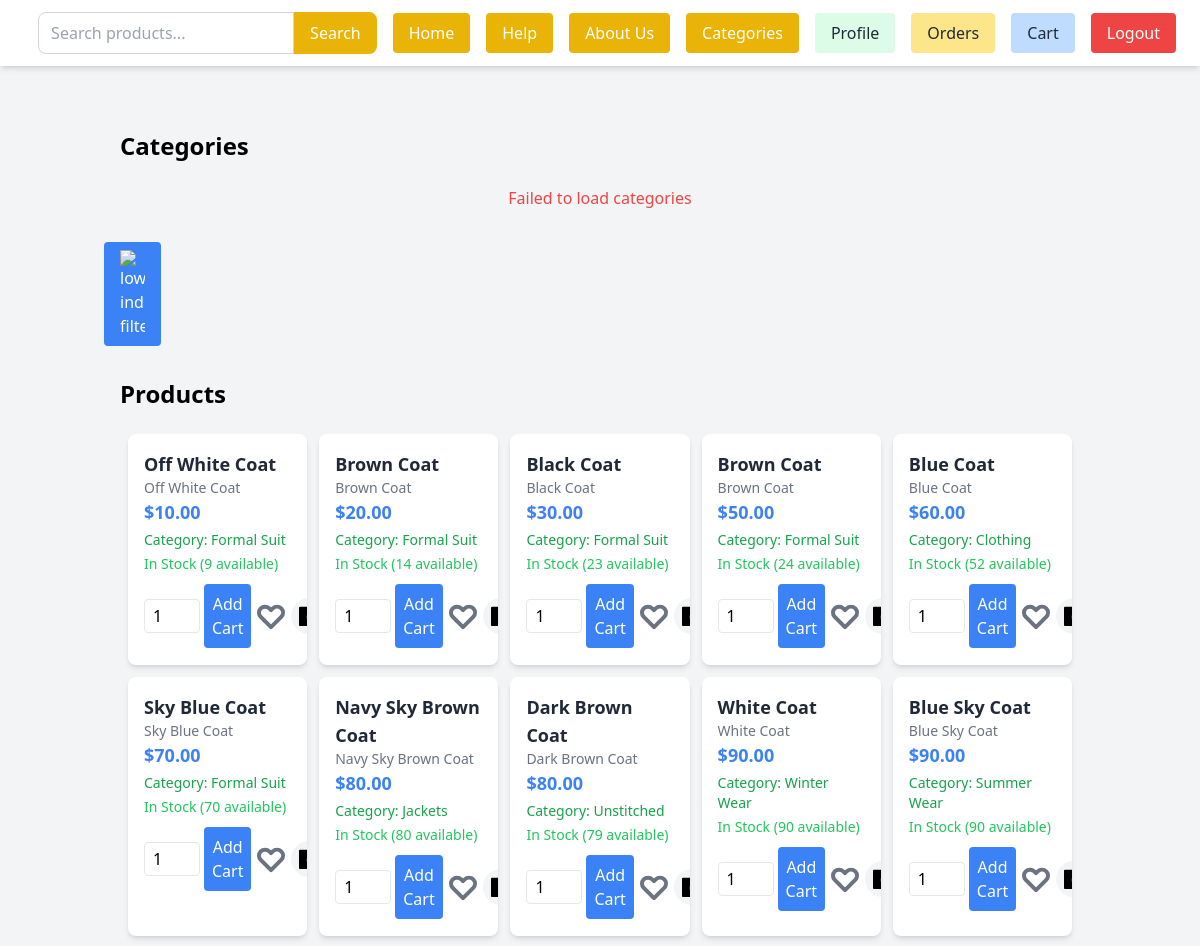
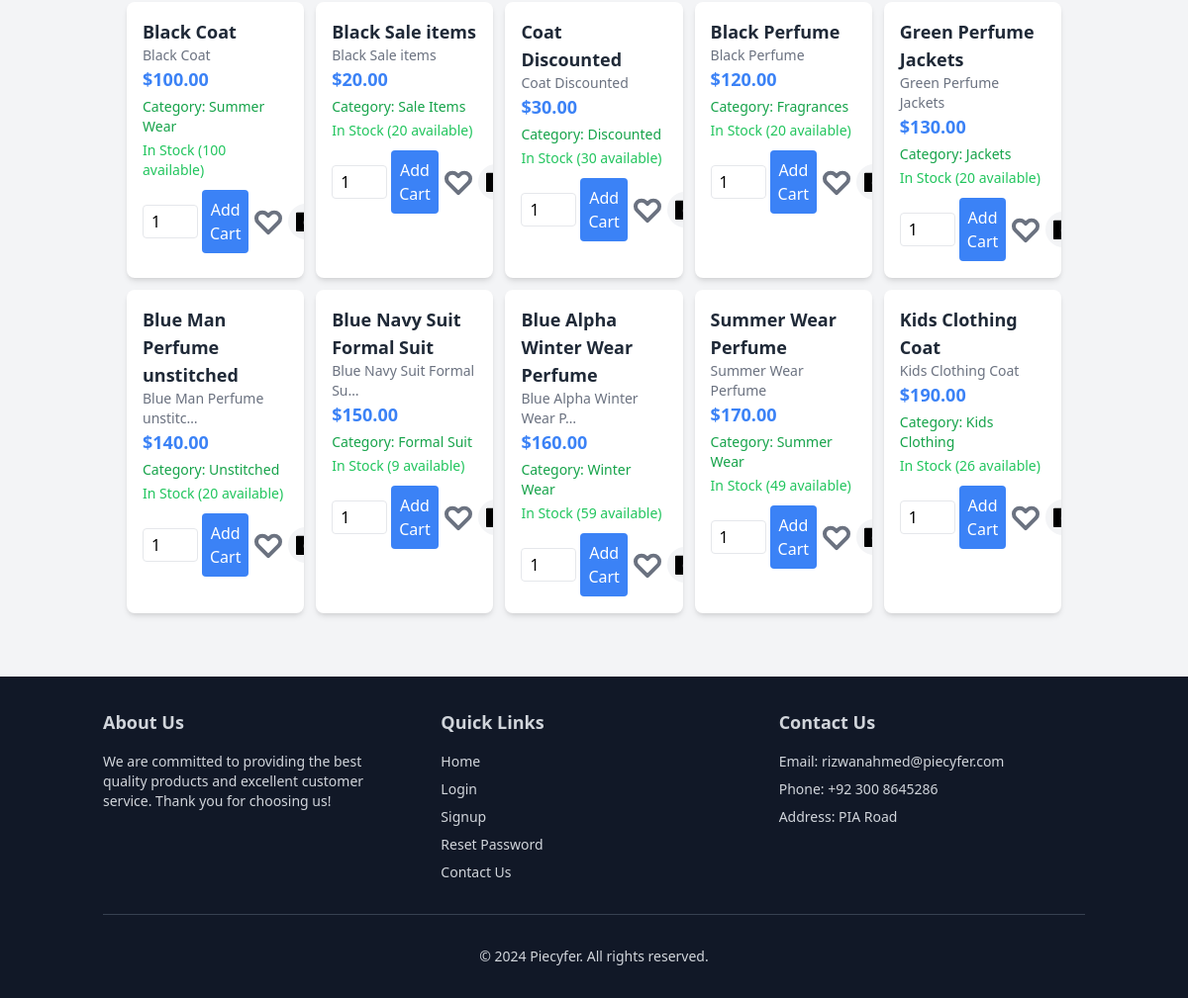
Page /dashboard/ (signed in) on the committed database (2 pictures, top to bottom).
### display/models.py (models this page shows, shortened)
class Product(models.Model):
    name = models.CharField(max_length=255)
    description = models.TextField(blank=True, null=True)
    price = models.DecimalField(max_digits=10, decimal_places=2 , validators=[validate_positive])
    stock = models.PositiveIntegerField(default=0 , validators=[validate_positive])
    image = CloudinaryField('product_image', blank=True, null=True)
    category = models.ForeignKey(Category, on_delete=models.CASCADE, related_name='products', null=True)
    merchant = models.ForeignKey(
        settings.AUTH_USER_MODEL,
        on_delete=models.CASCADE,
        null=True,
        blank=True,
        related_name="merchant_products"
    )
    created_at = models.DateTimeField(auto_now_add=True , null=True)
    updated_at = models.DateTimeField(auto_now=True, null=True)
    def __str__(self):
        return self.name

class Category(models.Model):
    name = models.CharField(max_length=255)
    description = models.TextField(blank=True, null=True)

### display/views.py (the view)
# urls.py: path("" , include('display.urls')), #dashboard
def display(request):
    products = Product.objects.all()
    print(products)
    print("Fetching products in display")
    current_site = get_current_site(request)
    protocol = 'https' if request.is_secure() else 'http'
    start_url = f'{protocol}://{current_site.domain}'
    if request.user.is_authenticated:
        user_watchlist = Watchlist.objects.filter(user=request.user).values_list('product_id', flat=True)
    else:
        user_watchlist = []
    for product in products:
        product.in_watchlist = product.id in user_watchlist
        print(f"product.in_watchlist {product.in_watchlist}")
    merchant_products = None
    if request.user.is_authenticated and request.user.role == 'merchant':
        merchant_products = Product.objects.filter(merchant=request.user)
        print(f"Merchant products for {request.user}: {merchant_products}")
        return render(request, 'display/index.html', {
        'merchant_products': merchant_products,
    })
    else:
        return render(request, 'display/index.html', {
        'products': products,
        'start_url': start_url
    })

### display/context_processors.py (called while the page is built)
def categories(request):
    return {
        'categories': Category.objects.all()
    }

### display/templates/display/index.html (shortened to what this page needs)
{% extends 'base.html' %}
{% load static %}
{% load cloudinary %}
{% block content %}
{% if user.role == 'normal' %}
<div class="container mx-auto px-4 py-8">
  <h2 class="text-2xl font-bold mb-6">Categories</h2>
  <div id="categoriesContainer" class="flex flex-wrap gap-4 justify-center items-center">
  </div>
</div>
{% endif %}
{% if user.role == 'normal' %}
<button id="filterButton" class="bg-blue-500 text-white px-4 py-2 rounded hover:bg-blue-600 flex items-center justify-center">
  <img width="25" height="30" src="https://img.icons8.com/matisse/100/low-indicator-filter.png" alt="low-indicator-filter"/>
</button>
{% endif %}
{% load social_share %}
<div class="container mx-auto px-4 py-8">
  {% if user.role == 'normal' %}
  <h2 class="text-2xl font-bold mb-6">Products</h2>
  {% endif %}
  <div id="productContainer" class="grid grid-cols-3 sm:grid-cols-3 lg:grid-cols-5 gap-3 ml-2 mr-2">
    {% for product in products %}
      <div
        class="product-card bg-white shadow-md rounded-lg overflow-hidden"
        data-product-id="{{ product.id }}"
        data-price="{{ product.price }}"
        data-created-at="{{ product.created_at|date:'Y-m-d H:i:s' }}"
      >
        <div class="p-4">
          <a href="{% url 'display:detailedpage' product.id %}" class="block text-lg font-semibold text-gray-800 hover:text-blue-500">
            {{ product.name }}
          </a>
          <p class="text-gray-500 text-sm">
            {{ product.description|truncatechars:25 }}
          </p>
          <p class="text-blue-500 font-bold text-lg">${{ product.price }}</p>
          <p class="text-sm text-green-600 font-medium mt-1">
            Category:
            {% if product.category %}
              {{ product.category.name }}
            {% else %}
              No Category
            {% endif %}
          </p>
          {% if product.stock > 0 %}
            <p class="text-green-500 text-sm mt-1">
              In Stock ({{ product.stock }} available)
            </p>
            {% if user.is_authenticated %}
            <div class="flex items-center mt-2 gap-1">
              <input
                type="number"
                class="border px-2 py-1 rounded w-14 quantity-input"
                data-product-id="{{ product.id }}"
                min="1"
                max="{{ product.stock }}"
                value="1"
              />
              <button
                class="add-to-cart bg-blue-500 text-white px-2 py-2 rounded hover:bg-blue-600 "
                data-product-id="{{ product.id }}"
              >
                Add Cart
              </button>
              <button
                class="watchlist-toggle "
                data-product-id="{{ product.id }}"
              >
                <svg
                  xmlns="http://www.w3.org/2000/svg"
                  class="h-8 w-8 transition-colors duration-300 {% if product.in_watchlist %}text-red-500{% else %}text-gray-500{% endif %}"
                  fill="none"
                  viewBox="0 0 24 24"
                  stroke="currentColor"
                  stroke-width="3"
                >
                  <path
                    stroke-linecap="round"
                    stroke-linejoin="round"
                    d="M4.318 6.318a4.5 4.5 0 000 6.364L12 20.364l7.682-7.682a4.5 4.5 0 00-6.364-6.364L12 7.636l-1.318-1.318a4.5 4.5 0 00-6.364 0z"
                  />
                </svg>
              </button>
              <div class="social-share-buttons mt-4 flex gap-2 justify-center">
                <a href="https://www.facebook.com/sharer/sharer.php?u={{ absolute_url|urlencode }}"
                   target="_blank"
                   class="share-button"
                   aria-label="Share on Facebook">
                </a>
            </div>
            </div>
            {% endif %}
          {% endif %}
        </div>
      </div>
    {% endfor %}
  </div>
</div>
{% endblock %}

### display/templates/display/index.html (style rules this page uses)
.social-share-buttons a, .social-share-buttons button { display: inline-flex; align-items: center; justify-content: center; padding: 8px; border-radius: 50%; background-color: #f3f4f6; transition: all 0.2s ease; margin-bottom: 15px; }
.icon { width: 20px; height: 20px; }

### rows in the picture
Product: name "Off White Coat", description "Off White Coat", price "10.00", category.name "Formal Suit", stock "9"
Product: name "Brown Coat", description "Brown Coat", price "20.00", category.name "Formal Suit", stock "14"
Product: name "Black Coat", description "Black Coat", price "30.00", category.name "Formal Suit", stock "23"
Product: name "Brown Coat", description "Brown Coat", price "50.00", category.name "Formal Suit", stock "24"
Product: name "Blue Coat", description "Blue Coat", price "60.00", category.name "Clothing", stock "52"
Product: name "Sky Blue Coat", description "Sky Blue Coat", price "70.00", category.name "Formal Suit", stock "70"
Product: name "Navy Sky Brown Coat", description "Navy Sky Brown Coat", price "80.00", category.name "Jackets", stock "80"
Product: name "Dark Brown Coat", description "Dark Brown Coat", price "80.00", category.name "Unstitched", stock "79"
Product: name "White Coat", description "White Coat", price "90.00", category.name "Winter Wear", stock "90"
Product: name "Blue Sky Coat", description "Blue Sky Coat", price "90.00", category.name "Summer Wear", stock "90"
Product: name "Black Coat", description "Black Coat", price "100.00", category.name "Summer Wear", stock "100"
Product: name "Black Sale items", description "Black Sale items", price "20.00", category.name "Sale Items", stock "20"
Product: name "Coat Discounted", description "Coat Discounted", price "30.00", category.name "Discounted", stock "30"
Product: name "Black Perfume", description "Black Perfume", price "120.00", category.name "Fragrances", stock "20"
Product: name "Green Perfume Jackets", description "Green Perfume Jackets", price "130.00", category.name "Jackets", stock "20"
Product: name "Blue Man Perfume unstitched", description "Blue Man Perfume unstitc…", price "140.00", category.name "Unstitched", stock "20"
Product: name "Blue Navy Suit Formal Suit", description "Blue Navy Suit Formal Su…", price "150.00", category.name "Formal Suit", stock "9"
Product: name "Blue Alpha Winter Wear Perfume", description "Blue Alpha Winter Wear P…", price "160.00", category.name "Winter Wear", stock "59"
Product: name "Summer Wear Perfume", description "Summer Wear Perfume", price "170.00", category.name "Summer Wear", stock "49"
Product: name "Kids Clothing Coat", description "Kids Clothing Coat", price "190.00", category.name "Kids Clothing", stock "26"
